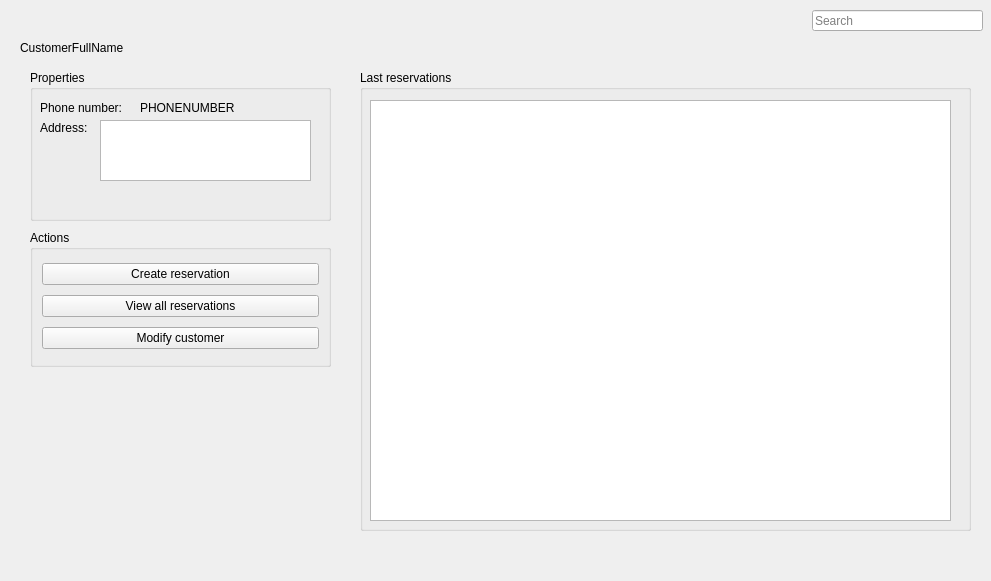
<?xml version="1.0" encoding="UTF-8"?>
<ui version="4.0">
 <class>Home</class>
 <widget class="QWidget" name="Home">
  <property name="geometry">
   <rect>
    <x>0</x>
    <y>0</y>
    <width>991</width>
    <height>581</height>
   </rect>
  </property>
  <property name="windowTitle">
   <string>Form</string>
  </property>
  <widget class="QLineEdit" name="lineEdit">
   <property name="geometry">
    <rect>
     <x>812</x>
     <y>10</y>
     <width>171</width>
     <height>21</height>
    </rect>
   </property>
   <property name="text">
    <string/>
   </property>
   <property name="placeholderText">
    <string>Search</string>
   </property>
  </widget>
  <widget class="QLabel" name="label">
   <property name="geometry">
    <rect>
     <x>20</x>
     <y>40</y>
     <width>191</width>
     <height>16</height>
    </rect>
   </property>
   <property name="text">
    <string>CustomerFullName</string>
   </property>
  </widget>
  <widget class="QGroupBox" name="groupBox">
   <property name="geometry">
    <rect>
     <x>30</x>
     <y>70</y>
     <width>301</width>
     <height>151</height>
    </rect>
   </property>
   <property name="title">
    <string>Properties</string>
   </property>
   <widget class="QLabel" name="label_2">
    <property name="geometry">
     <rect>
      <x>10</x>
      <y>30</y>
      <width>101</width>
      <height>16</height>
     </rect>
    </property>
    <property name="text">
     <string>Phone number:</string>
    </property>
   </widget>
   <widget class="QLabel" name="label_3">
    <property name="geometry">
     <rect>
      <x>10</x>
      <y>50</y>
      <width>58</width>
      <height>16</height>
     </rect>
    </property>
    <property name="text">
     <string>Address:</string>
    </property>
   </widget>
   <widget class="QLabel" name="label_4">
    <property name="geometry">
     <rect>
      <x>110</x>
      <y>30</y>
      <width>141</width>
      <height>16</height>
     </rect>
    </property>
    <property name="text">
     <string>PHONENUMBER</string>
    </property>
   </widget>
   <widget class="QTextBrowser" name="textBrowser">
    <property name="geometry">
     <rect>
      <x>70</x>
      <y>50</y>
      <width>211</width>
      <height>61</height>
     </rect>
    </property>
   </widget>
  </widget>
  <widget class="QGroupBox" name="groupBox_2">
   <property name="geometry">
    <rect>
     <x>360</x>
     <y>70</y>
     <width>611</width>
     <height>461</height>
    </rect>
   </property>
   <property name="title">
    <string>Last reservations</string>
   </property>
   <widget class="QListView" name="listView">
    <property name="geometry">
     <rect>
      <x>10</x>
      <y>30</y>
      <width>581</width>
      <height>421</height>
     </rect>
    </property>
   </widget>
  </widget>
  <widget class="QGroupBox" name="groupBox_3">
   <property name="geometry">
    <rect>
     <x>30</x>
     <y>230</y>
     <width>301</width>
     <height>137</height>
    </rect>
   </property>
   <property name="title">
    <string>Actions</string>
   </property>
   <layout class="QVBoxLayout" name="verticalLayout">
    <item>
     <widget class="QPushButton" name="pushButton_2">
      <property name="text">
       <string>Create reservation</string>
      </property>
     </widget>
    </item>
    <item>
     <widget class="QPushButton" name="pushButton_3">
      <property name="text">
       <string>View all reservations</string>
      </property>
     </widget>
    </item>
    <item>
     <widget class="QPushButton" name="pushButton">
      <property name="text">
       <string>Modify customer</string>
      </property>
     </widget>
    </item>
   </layout>
  </widget>
 </widget>
 <resources/>
 <connections/>
</ui>
